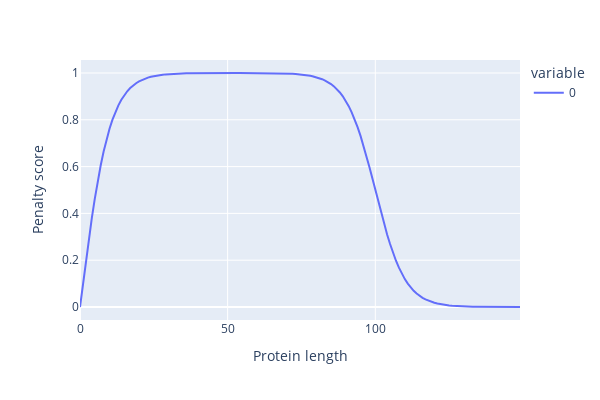

The notebook cell this image was saved under:
### Code cell
import plotly.express as px
x = range(150)
y = []
for i in x:
    y.append((1-sigmoid(i,L0,0.2)) * np.tanh(i*0.1))

fig = px.line(y,labels={"index": "Protein length", "value": "Penalty score"}, width=600, height=400)
fig.show()

### Figure 1 — Plotly figure (JSON) as saved in the notebook; plotly's stock layout.template omitted (floating-point values rounded to 4 significant figures; data arrays with more than 128 entries replaced by an {"elided": "..."} marker saying what was removed)
{"data": [{"hovertemplate": "variable=0<br>Protein length=%{x}<br>Penalty score=%{y}<extra></extra>", "legendgroup": "0", "line": {"color": "#636efa", "dash": "solid"}, "marker": {"symbol": "circle"}, "mode": "lines", "name": "0", "orientation": "v", "showlegend": true, "type": "scatter", "x": {"elided": "150 int values"}, "xaxis": "x", "y": {"elided": "150 float values"}, "yaxis": "y"}], "layout": {"height": 400, "legend": {"title": {"text": "variable"}, "tracegroupgap": 0}, "margin": {"t": 60}, "width": 600, "xaxis": {"anchor": "y", "domain": [0, 1], "title": {"text": "Protein length"}}, "yaxis": {"anchor": "x", "domain": [0, 1], "title": {"text": "Penalty score"}}}}
